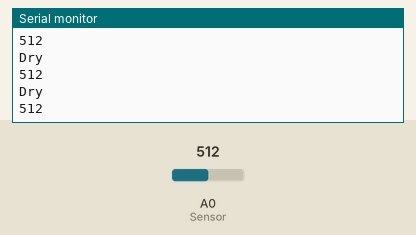
This sketch was run on a simulated Arduino Uno, built with avr-gcc and run on an emulated ATmega328P. Parts: the last lines printed to the serial monitor. The inputs (shaded band) are chosen by the test bench; at power-on: A0 (Sensor) = 512.

Above: at 1.2 s.
1.3 s: A0 (Sensor) set to 306
At 1.31 s:
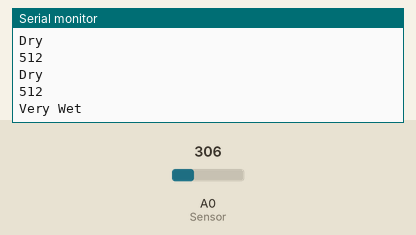
2.9 s: A0 (Sensor) set to 511
At 4.12 s:
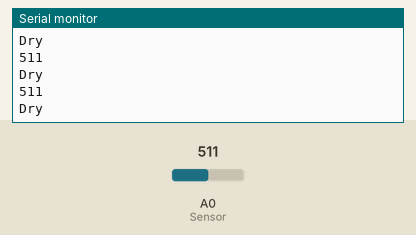
Timing chart, 0 to 5.9 s (numbered marks = the images above; inputs shaded):
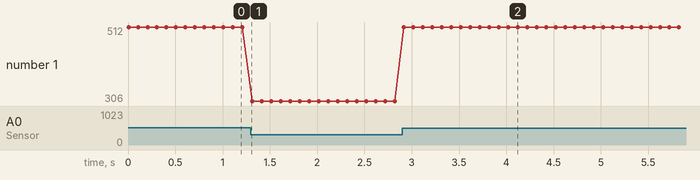

Measured:
- after the input at 1.3 s, the serial monitor: prints a new line at once (image 1)
- after the input at 2.9 s, the serial monitor: prints a new line at once (image 2)
- plotted number 1: 512 → 306 after the input at 1.3 s, 306 → 511 after the input at 2.9 s

The sketch:

Capacitive_Soil_Moisture_Measuring.ino
```cpp
// (licence header left out)
/***********Notice and Trouble shooting***************
 1.Connection and Diagram can be found here: https://www.dfrobot.com/wiki/index.php?title=Capacitive_Soil_Moisture_Sensor_SKU:SEN0193
 2.This code is tested on Arduino Uno.
 3.Sensor is connect to Analog 0 port.
 ****************************************************/

const int AirValue = 520;   //you need to replace this value with Value_1
const int WaterValue = 260;  //you need to replace this value with Value_2
int intervals = (AirValue - WaterValue)/3;
int soilMoistureValue = 0;
void setup() {
  Serial.begin(9600); // open serial port, set the baud rate to 9600 bps
}
void loop() {
soilMoistureValue = analogRead(A0);  //put Sensor insert into soil
if(soilMoistureValue > WaterValue && soilMoistureValue < (WaterValue + intervals))
{
  Serial.println("Very Wet");
  Serial.println(soilMoistureValue);
}
else if(soilMoistureValue > (WaterValue + intervals) && soilMoistureValue < (AirValue - intervals))
{
  Serial.println("Wet");
  Serial.println(soilMoistureValue);
}
else if(soilMoistureValue < AirValue && soilMoistureValue > (AirValue - intervals))
{
  Serial.println("Dry");
  Serial.println(soilMoistureValue);

}
delay(100);
}
```
